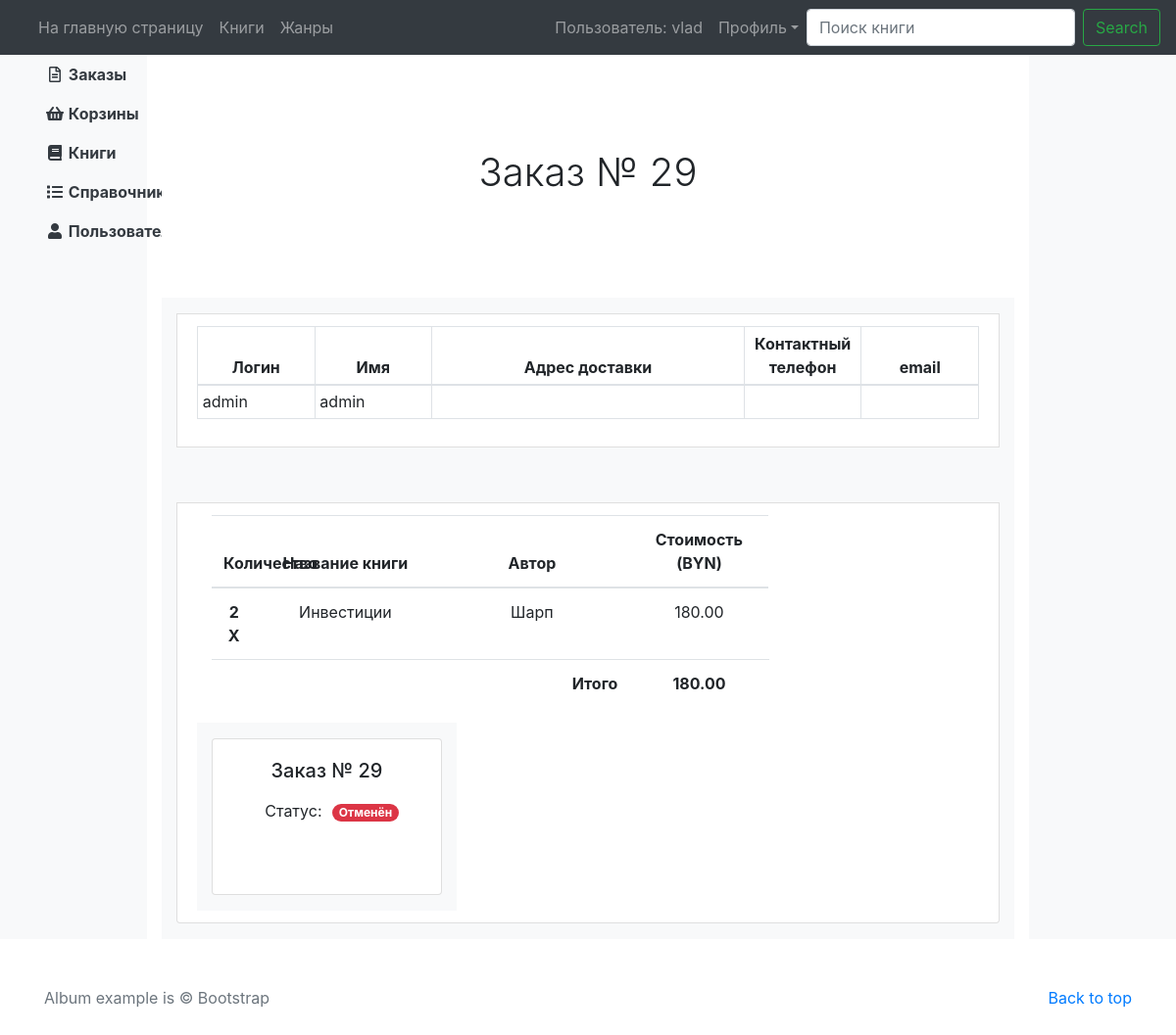
The app's page /order/detail_manager/29 (signed in) with its own data.
### profiles/models.py (models this page shows, shortened)
class Profile(AbstractUser):
    phone_number = models.CharField(
        verbose_name="Мобильный номер телефона",
        max_length=30,
        null=True,
        blank=True
    )
    country = models.CharField(
        verbose_name="Страна",
        max_length=30,
        null=True,
        blank=True
    )
    city = models.CharField(
        verbose_name="Город",
        max_length=30,
        null=True,
        blank=True
    )
    index = models.CharField(
        verbose_name="Индекс",
        max_length=30,
        null=True,
        blank=True
    )
    adress1 = models.CharField(
        verbose_name="Адрес прописки",
        max_length=40,
        null=True,
        blank=True
    )
    adress2 = models.CharField(
        verbose_name="Адрес проживания",
        max_length=40,
        null=True,
        blank=True
    )
    additionally = models.TextField(
        verbose_name="Дополнительная информация",
        null=True,
        blank=True
    )
    class Meta:
        permissions = [
                    ("view_all_profiles", "Can view all profiles"),
                ]

### order/models.py (models this page shows, shortened)
class Order(models.Model):
    CANCELED = 'Отменён'
    IN_PROCESSING = 'В обработке'
    DELIVERED = 'Доставлен'
    STATUS_ORDER = (
        (CANCELED, 'Отменён'),
        (IN_PROCESSING, 'В обработке'),
        (DELIVERED, 'Доставлен'),
    )
    basket = models.OneToOneField(
        Basket,
        on_delete = models.PROTECT,
        related_name='order',
    )
    status = models.CharField(
        verbose_name="Статус",
        max_length=20,
        choices=STATUS_ORDER,
        default=IN_PROCESSING)
    delivery_address = models.TextField(
        "Адрес доставки"
    )
    contact_phone = models.CharField(
        "Контактный телефон",
        max_length=50
    )
    created = models.DateTimeField(
        "Создан",
        auto_now=False,
        auto_now_add=True
    )
    updated = models.DateTimeField(
        "Обновлён",
        auto_now=True,
        auto_now_add=False
    )
    cancel_order = models.BooleanField(
        verbose_name="Отменить заказ",
        default=False
    )
    deliver_order = models.BooleanField(
        verbose_name="Заказ доставлен",
        default=False
    )
    class Meta:
        permissions = [
            ("view_all_orders", "Can view all orders"),
        ]

### basket/models.py (models this page shows, shortened)
class Basket(models.Model):
    user = models.ForeignKey(
        Profile,
        on_delete=models.CASCADE,
        blank=True,
        null=True,
        related_name='basket'
    )
    basket_date = models.DateTimeField(
        verbose_name="Дата создания корзины",
        auto_now=False,
        auto_now_add=True
    )
    basket_change_date = models.DateTimeField(
        verbose_name="Дата последнего изменения корзины",
        auto_now=True,
        auto_now_add=False
    )
    session_key = models.CharField(
        max_length=40,
    )
    class Meta:
        unique_together = ('user', 'session_key',)
        permissions = [
                    ("view_all_baskets", "Can view all baskets"),
                ]
    @property
    def price(self):
        price = 0
        for book in self.books.all():
            price += book.price
        return price

class BookInBasket(models.Model):
    basket = models.ForeignKey(
        Basket,
        on_delete=models.CASCADE,
        related_name='books'
    )
    book = models.ForeignKey(
        Books,
        on_delete=models.CASCADE,
        related_name='books_in_basket'
    )
    quantity = models.IntegerField(
        verbose_name="Quantity",
        default=1
    )
    book_in_basket_date = models.DateTimeField(
        verbose_name="Дата добавления книги в корзину",
        auto_now=False,
        auto_now_add=True
    )
    book_in_basket_change_date = models.DateTimeField(
        verbose_name="Дата последнего изменения добавленной книги",
        auto_now=True,
        auto_now_add=False
    )
    class Meta:
        unique_together = (('basket', 'book'),)
    @property
    def price(self):
        price = self.quantity * self.book.price
        return price

### books/models.py (models this page shows, shortened)
class Books(models.Model):
    name = models.CharField(
        verbose_name="Название книги",
        max_length=30
    )
    cover_photo = models.ImageField(
        verbose_name="Фото на обложке",
        upload_to="books-photo",
        null=True,
        blank=True
    )
    price = models.DecimalField(
        verbose_name="Цена (BYN)",
        max_digits= 20,
        decimal_places= 2
    )
    author = models.CharField(
        verbose_name="Автор",
        max_length=30
    )
    series = models.CharField(
        verbose_name="Серия",
        max_length=30
    )
    genre = models.ForeignKey(
        Genre,
        on_delete=models.CASCADE,
        verbose_name="Жанр",
        null=True,
        blank=True
    )
    publishing_year = models.DateField(
        verbose_name="Год издания",
    )
    pages = models.IntegerField(
        verbose_name="Количество страниц",
    )
    binding = models.CharField(
        verbose_name="Переплёт",
        max_length=30
    )
    book_format = models.CharField(
        verbose_name="Формат книги",
        max_length=30
    )
    isbn = models.CharField(
        verbose_name="ISBN",
        max_length=30
    )
    weight = models.IntegerField(
        verbose_name="Вес книги (в граммах)",
    )
    age = models.IntegerField(
        verbose_name="Возрастные ограничения",
    )
    publishing = models.CharField(
        verbose_name="Издательство",
        max_length=30
    )
    in_stock = models.IntegerField(
        verbose_name="Количество книг в наличии",
    )
    active = models.BooleanField(
        verbose_name="Доступен для заказа"
    )
    rating = models.IntegerField(
        verbose_name="Рейтинг",
    )
    catalog_date = models.DateTimeField(
        verbose_name="Дата внесения в каталог",
        auto_now=False,
        auto_now_add=True
    )
    card_change_date = models.DateTimeField(
        verbose_name="Дата последнего изменения карточки",
        auto_now=True,
        auto_now_add=False
    )
    class Meta:
        permissions = [
                    ("view_all_books", "Can view all books"),
                ]

### order/views.py (the view)
# urls.py: path('detail_manager/<int:pk>', DetailOrderManager.as_view(), name="detail_manager"),
class DetailOrderManager(LoginRequiredMixin, PermissionRequiredMixin, DetailView):
    login_url = reverse_lazy('login')
    permission_required = 'order.view_all_orders'
    model = Order
    template_name = 'order/detail_order_manager.html'

### order/templates/order/detail_order_manager.html (shortened to what this page needs)
{% extends "base_manager.html" %}
{% load crispy_forms_tags %}
{% load static %}
  {% block main_block_manager %}
    <section class="jumbotron text-center">
      <div class="container">
        <h1>Заказ № {{ object.pk }}</h1>
      </div>
    </section>
      <div class="col bg-light py-3">
        <li class="list-group-item d-flex justify-content-between align-items-center">
          <table class="table table-bordered table-sm table-hover">
            <thead>
              <tr align="center">
                <th scope="col" width="15%">Логин</th>
                <th scope="col" width="15%">Имя</th>
                <th scope="col" width="40%">Адрес доставки</th>
                <th scope="col" width="15%">Контактный телефон</th>
                <th scope="col" width="15%">email</th>
              </tr>
            </thead>
            <tbody>
              <tr>
                <td>{{ object.basket.user.username }}</td>
                <td>{{ object.basket.user.first_name }}</td>
                <td>{{ object.delivery_address }}</td>
                <td>{{ object.contact_phone }}</td>
                <td>{{ object.basket.user.email }}</td>
              </tr>
            </tbody>
          </table>
        </li>
      </div>
      <div class="col bg-light py-3">
        <ul class="list-group"><br>
          <li class="list-group-item d-flex justify-content-between align-items-center">
            <div class="container">
              <div class="row">
                <div class="col-9">
                  <table class="table">
                    <thead align="center">
                      <tr>
                        <th scope="col" width="8%">Количество</th>
                        <th scope="col" width="32%">Название книги</th>
                        <th scope="col" width="35%">Автор</th>
                        <th scope="col" width="25%">Стоимость (BYN)</th>
                      </tr>
                    </thead>
                      <tbody align="center">
                        {% for book in object.basket.books.all %}
                          <tr valign="middle">
                            <th scope="row">{{ book.quantity }} X </th>
                            <td>{{ book.book.name }}</td>
                            <td>{{ book.book.author }}</td>
                            <td>{{ book.price }}</td>
                          </tr>
                        {% endfor %}
                          <tr valign="middle" >
                            <td colspan="3" align="right"><b>Итого</b></td>
                            <td colspan="3" align="center"><b>{{ object.basket.price }}</b></td>
                          </tr>
                      </tbody>
                  </table>
                </div>
                <div class="col-md-auto bg-light">
                  <div class="card mb-3 mt-3" style="width: 235px; height: 160px;" >
                    <div class="card-body">
                      <h5 class="card-title text-center">Заказ № {{ object.pk }}</h5>
                      <table cellpadding="5" align="center">
                        <tr>
                          <td align="right">Статус:</td>
                          {% if object.status == 'В обработке' %}
                          <td align="left"><span class="badge badge-warning badge-pill">{{ object.status }}</span></td>
                          {% elif object.status == 'Отменён'%}
                          <td align="left"><span class="badge badge-danger badge-pill">{{ object.status }}</span></td>
                          {% else %}
                          <td align="left"><span class="badge badge-success badge-pill">{{ object.status }}</span></td>
                          {% endif %}
                        </tr>
                      </table>
                    </div>
                  </div>
                </div>
              </div>
            </div>
          </li>
        </ul>
      </div>
  {% endblock main_block_manager %}

### templates/header.html (shortened to what this page needs)
<nav class="navbar navbar-expand-md flex-md-nowrap navbar-dark bg-dark sticky-top">
    <div class="navbar-collapse offcanvas-collapse" id="navbarsExampleDefault">
        <div class="col">
          <ul class="navbar-nav mr-auto">
            <li class="nav-item">
              <a class="nav-link" href="{% url 'homepage:homepage' %}">На главную страницу</a>
            </li>
              <a class="nav-link" href="{% url 'books:list' %}">Книги</a>
              <a class="nav-link" href="{% url 'ref_books:list_genre' %}">Жанры</a>
          </ul>
        </div>
        <div class="d-flex justify-content-end">
          <ul class="navbar-nav mr-auto">
            {% if user.is_authenticated %}
              <li class="nav-item">
                <a class="nav-link" href="{% url 'profile:update' user.pk %}"> Пользователь: {{ user.username }} </a>
              </li>
              <li class="nav-item dropdown">
                <a class="nav-link dropdown-toggle" href="#" id="dropdown01" data-toggle="dropdown" aria-haspopup="true" aria-expanded="false">Профиль</a>
              </li>
            {% endif %}
            <form class="form-inline my-2 my-lg-0" action="{% url 'books:list_search' %}" method="get">
              <input name="q" class="form-control mr-sm-2" type="text" placeholder="Поиск книги" aria-label="Search">
              <button class="btn btn-outline-success my-2 my-sm-0" type="submit">Search</button>
            </form>
          </ul>
        </div>
    </div>
</nav>

### static/css/album.css (style rules this page uses)
.jumbotron { padding-top: 3rem; padding-bottom: 3rem; margin-bottom: 0; background-color: #fff; }
@media (min-width: 768px) { .jumbotron { padding-top: 6rem; padding-bottom: 6rem; } }
.jumbotron h1 { font-weight: 300; }
.jumbotron .container { max-width: 40rem; }

### templates/base_manager.html (style rules this page uses)
table { table-layout: fixed; width:100% }
td { word-wrap:break-word; }

### records on screen
Profile: username "vlad"
Order: pk "29", basket.user.username "admin", basket.user.first_name "admin", basket.price "180.00", status "Отменён"
BookInBasket: quantity "2", book.name "Инвестиции", book.author "Шарп", price "180.00"
